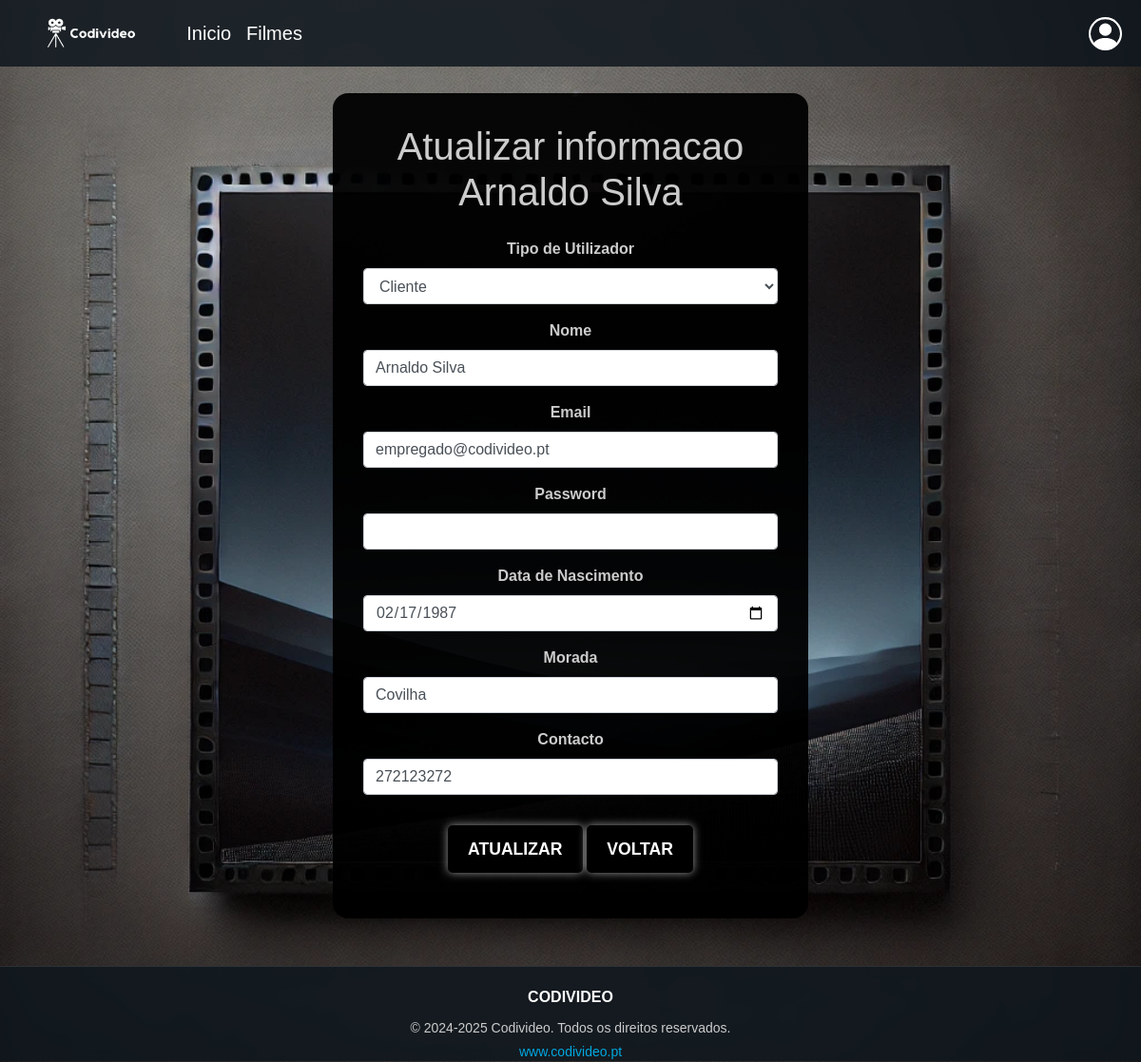
The app's page /paginas/editar_utilizador.php?utilizador=2 (signed in) with its own data.
### tables this page shows
CREATE TABLE `utilizador` (
  `idUtilizador` int(2) NOT NULL,
  `nome` varchar(100) NOT NULL,
  `email` varchar(60) NOT NULL,
  `password` varchar(60) NOT NULL,
  `tipoUtilizador` int(1) NOT NULL,
  `dataNascimento` date NOT NULL,
  `morada` varchar(60) NOT NULL,
  `telefone` int(9) NOT NULL
);

### paginas/editar_utilizador.php (the view, shortened to what this page needs)
<!DOCTYPE html>
<html lang="pt">
<head>
    <link href="https://stackpath.bootstrapcdn.com/bootstrap/4.3.1/css/bootstrap.min.css" rel="stylesheet" />
    <link href="https://stackpath.bootstrapcdn.com/bootstrap/4.5.2/css/bootstrap.min.css" rel="stylesheet">
    <link rel="stylesheet" href="style.css?v=1.0">
    <link rel="stylesheet" href="https://cdnjs.cloudflare.com/ajax/libs/font-awesome/5.15.4/css/all.min.css" />
</head>
<body>
   <?php
    include "./nav_bar_menus.php";
    if (isset($_SESSION["idUtilizador"])) {
        $utilizador = $_GET["utilizador"];
        $sql = "SELECT * FROM utilizador WHERE idUtilizador = '$utilizador'";
        $res = mysqli_query($conn, $sql);
        $infoUtilizador = mysqli_fetch_array($res);
        $tipo = $infoUtilizador['tipoUtilizador'];
        $nome = $infoUtilizador['nome'];
        $email = $infoUtilizador['email'];
        $dataNascimento = $infoUtilizador['dataNascimento'];
        $morada = $infoUtilizador['morada'];
        $telefone = $infoUtilizador['telefone'];
    }else{
        echo"
        <script> setTimeout(function () { window.location.href = 'pagina_inicial.php'; }, 0000)</script>";
    }
    ?>
    <section class="section-form-login-criar">
        <div class="container-login-criar">
            <h1 class="mb-4">Atualizar informacao <?php echo ($nome) ?></h1>
            <form method="GET" id="formulario" action="./atualizarUtilzador.php">
            <?php
                if (isset($tipoUtilizador) && $tipoUtilizador== ADMINISTRADOR) {
                    listaTipoUtilizadorAdminEditar($tipo);
                }
                ?>
                <label>Nome</label>
                <input type="text" name="nome" class="form-control" required value=<?php echo "'$nome'" ?>>
                <label>Email</label>
                <input type="email" name="email" class="form-control" value=<?php echo "'$email'" ?>>
                <label>Password</label>
                <input type="password" name="password" class="form-control">
                <label>Data de Nascimento</label>
                <input type="date" name="dataNascimento" class="form-control" value=<?php echo "'$dataNascimento'" ?>>
                <label>Morada</label>
                <input type="text" name="morada" class="form-control" value=<?php echo "'$morada'" ?>>
                <label>Contacto</label>
                <input type="tel" name="telefone" class="form-control" value=<?php echo "'$telefone'" ?>>
                <button type="submit" class="btn btn-primary">Atualizar</button>
                <a href="javascript:history.back()" class="btn btn-primary mt-3">Voltar</a>
            </form>
        </div>
    </section>
    <?php include "./footer.php"; ?>
</body>
</html>

### paginas/funcoesAuxiliares.php (shortened to what this page needs)
<?php
function getDescricaoUtilizador($tipoUtilizador)
{
    switch ($tipoUtilizador) {
        case ADMINISTRADOR:
            return "Administrador";
        case EMPREGADO:
            return "Empregado";
        case CLIENTE:
            return "Cliente";
    }
}
function listaTipoUtilizadorAdminEditar($tipo)
{
    switch ($tipo) {
        case CLIENTE:
            echo
            "<label>Tipo de Utilizador</label>" .
                "<select name='tipo' type='number' class='form-control mb-3'>" .
                "<option value='$tipo'>" .  getDescricaoUtilizador($tipo) . "</option>" .
                "<option value=1>" .  getDescricaoUtilizador(1) . "</option>" .
                "<option value=2>" .  getDescricaoUtilizador(2) . "</option></select>";
            break;
    }
}
?>

### paginas/style.css (style rules this page uses)
body, h1, h2, h3, p, ul, li { margin: 0; padding: 0; }
h1, h2, h3, h4, h5, h6, p { margin-bottom: 20px; }
body { background-image: url('Imagens/background.png'); background-size: cover; background-repeat: no-repeat; background-position: center; background-attachment: fixed; }
body { font-family: Arial, sans-serif; }
section { padding: 50px 0; text-align: center; color: #cccccc; }
.btn { display: inline-block; padding: 10px 20px; border: 2px solid #000; border-radius: 5px; color: #000; background-color: transparent; text-decoration: none; text-transform: uppercase; transition: all 0.3s ease; }
.btn-primary { background-color: #000; border-color: #000; color: #fff; font-weight: bold; box-shadow: 0 0 10px rgba(255, 255, 255, 0.6); }
html, body { height: 100%; margin: 0; padding: 0; display: flex; flex-direction: column; }
label { font-weight: bold; }
input, textarea { margin-bottom: 1rem; }
.section-form-login-criar { padding:auto; }
.container-login-criar { margin:auto; margin-top: 3rem; background-color: rgba(0, 0, 0, 0.95); padding: 2rem; border-radius: 1rem; max-width: 500px; }
a.btn { margin-bottom: 1rem; }
.btn-primary { font-weight: bold; font-size: 1.1rem; padding: 0.6rem 1.2rem; box-shadow: 0 0 10px rgba(255, 255, 255, 0.6); }

### records on screen
utilizador: nome "Arnaldo Silva", tipo "Cliente", email "empregado@codivideo.pt", dataNascimento "02/17/1987", morada "Covilha", telefone "272123272"
